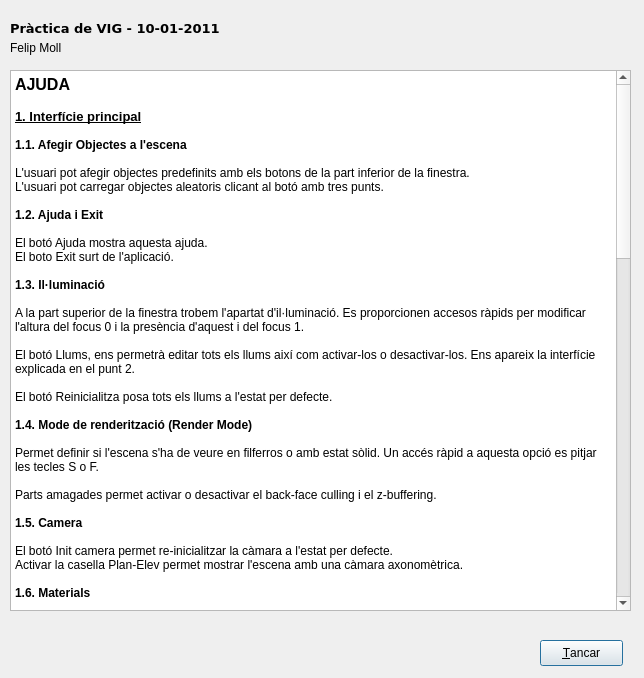
 <widget class="QDialog" name="Ajuda">
  <property name="geometry">
   <rect>
    <x>0</x>
    <y>0</y>
    <width>644</width>
    <height>678</height>
   </rect>
  </property>
  <property name="windowTitle">
   <string>Ajuda</string>
  </property>
  <property name="sizeGripEnabled">
   <bool>false</bool>
  </property>
  <widget class="QPushButton" name="pushButton">
   <property name="geometry">
    <rect>
     <x>540</x>
     <y>640</y>
     <width>83</width>
     <height>26</height>
    </rect>
   </property>
   <property name="text">
    <string>&amp;Tancar</string>
   </property>
  </widget>
  <widget class="QTextEdit" name="textEdit">
   <property name="geometry">
    <rect>
     <x>10</x>
     <y>70</y>
     <width>621</width>
     <height>541</height>
    </rect>
   </property>
   <property name="readOnly">
    <bool>true</bool>
   </property>
   <property name="html">
    <string>&lt;!DOCTYPE HTML PUBLIC &quot;-//W3C//DTD HTML 4.0//EN&quot; &quot;http://www.w3.org/TR/REC-html40/strict.dtd&quot;&gt;
&lt;html&gt;&lt;head&gt;&lt;meta name=&quot;qrichtext&quot; content=&quot;1&quot; /&gt;&lt;style type=&quot;text/css&quot;&gt;
p, li { white-space: pre-wrap; }
&lt;/style&gt;&lt;/head&gt;&lt;body style=&quot; font-family:'Sans Serif'; font-size:9pt; font-weight:400; font-style:normal;&quot;&gt;
&lt;table border=&quot;0&quot; style=&quot;-qt-table-type: root; margin-top:4px; margin-bottom:4px; margin-left:4px; margin-right:4px;&quot;&gt;
&lt;tr&gt;
&lt;td style=&quot;border: none;&quot;&gt;
&lt;p style=&quot; margin-top:0px; margin-bottom:0px; margin-left:0px; margin-right:0px; -qt-block-indent:0; text-indent:0px;&quot;&gt;&lt;span style=&quot; font-size:12pt; font-weight:600;&quot;&gt;AJUDA&lt;/span&gt;&lt;/p&gt;
&lt;p style=&quot;-qt-paragraph-type:empty; margin-top:0px; margin-bottom:0px; margin-left:0px; margin-right:0px; -qt-block-indent:0; text-indent:0px; font-size:10pt;&quot;&gt;&lt;/p&gt;
&lt;p style=&quot; margin-top:0px; margin-bottom:0px; margin-left:0px; margin-right:0px; -qt-block-indent:0; text-indent:0px;&quot;&gt;&lt;span style=&quot; font-size:10pt; font-weight:600; text-decoration: underline;&quot;&gt;1. Interfície principal&lt;/span&gt;&lt;/p&gt;
&lt;p style=&quot;-qt-paragraph-type:empty; margin-top:0px; margin-bottom:0px; margin-left:0px; margin-right:0px; -qt-block-indent:0; text-indent:0px;&quot;&gt;&lt;/p&gt;
&lt;p style=&quot; margin-top:0px; margin-bottom:0px; margin-left:0px; margin-right:0px; -qt-block-indent:0; text-indent:0px;&quot;&gt;&lt;span style=&quot; font-weight:600;&quot;&gt;1.1. Afegir Objectes a l'escena&lt;/span&gt;&lt;/p&gt;
&lt;p style=&quot;-qt-paragraph-type:empty; margin-top:0px; margin-bottom:0px; margin-left:0px; margin-right:0px; -qt-block-indent:0; text-indent:0px;&quot;&gt;&lt;/p&gt;
&lt;p style=&quot; margin-top:0px; margin-bottom:0px; margin-left:0px; margin-right:0px; -qt-block-indent:0; text-indent:0px;&quot;&gt;L'usuari pot afegir objectes predefinits amb els botons de la part inferior de la finestra.&lt;/p&gt;
&lt;p style=&quot; margin-top:0px; margin-bottom:0px; margin-left:0px; margin-right:0px; -qt-block-indent:0; text-indent:0px;&quot;&gt;L'usuari pot carregar objectes aleatoris clicant al botó amb tres punts.&lt;/p&gt;
&lt;p style=&quot;-qt-paragraph-type:empty; margin-top:0px; margin-bottom:0px; margin-left:0px; margin-right:0px; -qt-block-indent:0; text-indent:0px;&quot;&gt;&lt;/p&gt;
&lt;p style=&quot; margin-top:0px; margin-bottom:0px; margin-left:0px; margin-right:0px; -qt-block-indent:0; text-indent:0px;&quot;&gt;&lt;span style=&quot; font-weight:600;&quot;&gt;1.2. Ajuda i Exit&lt;/span&gt;&lt;/p&gt;
&lt;p style=&quot;-qt-paragraph-type:empty; margin-top:0px; margin-bottom:0px; margin-left:0px; margin-right:0px; -qt-block-indent:0; text-indent:0px;&quot;&gt;&lt;/p&gt;
&lt;p style=&quot; margin-top:0px; margin-bottom:0px; margin-left:0px; margin-right:0px; -qt-block-indent:0; text-indent:0px;&quot;&gt;El botó Ajuda mostra aquesta ajuda.&lt;/p&gt;
&lt;p style=&quot; margin-top:0px; margin-bottom:0px; margin-left:0px; margin-right:0px; -qt-block-indent:0; text-indent:0px;&quot;&gt;El boto Exit surt de l'aplicació.&lt;/p&gt;
&lt;p style=&quot;-qt-paragraph-type:empty; margin-top:0px; margin-bottom:0px; margin-left:0px; margin-right:0px; -qt-block-indent:0; text-indent:0px;&quot;&gt;&lt;/p&gt;
&lt;p style=&quot; margin-top:0px; margin-bottom:0px; margin-left:0px; margin-right:0px; -qt-block-indent:0; text-indent:0px;&quot;&gt;&lt;span style=&quot; font-weight:600;&quot;&gt;1.3. Il·luminació&lt;/span&gt;&lt;/p&gt;
&lt;p style=&quot;-qt-paragraph-type:empty; margin-top:0px; margin-bottom:0px; margin-left:0px; margin-right:0px; -qt-block-indent:0; text-indent:0px;&quot;&gt;&lt;/p&gt;
&lt;p style=&quot; margin-top:0px; margin-bottom:0px; margin-left:0px; margin-right:0px; -qt-block-indent:0; text-indent:0px;&quot;&gt;A la part superior de la finestra trobem l'apartat d'il·luminació. Es proporcionen accesos ràpids per modificar l'altura del focus 0 i la presència d'aquest i del focus 1.&lt;/p&gt;
&lt;p style=&quot;-qt-paragraph-type:empty; margin-top:0px; margin-bottom:0px; margin-left:0px; margin-right:0px; -qt-block-indent:0; text-indent:0px;&quot;&gt;&lt;/p&gt;
&lt;p style=&quot; margin-top:0px; margin-bottom:0px; margin-left:0px; margin-right:0px; -qt-block-indent:0; text-indent:0px;&quot;&gt;El botó Llums, ens permetrà editar tots els llums així com activar-los o desactivar-los. Ens apareix la interfície explicada en el punt 2.&lt;/p&gt;
&lt;p style=&quot;-qt-paragraph-type:empty; margin-top:0px; margin-bottom:0px; margin-left:0px; margin-right:0px; -qt-block-indent:0; text-indent:0px;&quot;&gt;&lt;/p&gt;
&lt;p style=&quot; margin-top:0px; margin-bottom:0px; margin-left:0px; margin-right:0px; -qt-block-indent:0; text-indent:0px;&quot;&gt;El botó Reinicialitza posa tots els llums a l'estat per defecte.&lt;/p&gt;
&lt;p style=&quot;-qt-paragraph-type:empty; margin-top:0px; margin-bottom:0px; margin-left:0px; margin-right:0px; -qt-block-indent:0; text-indent:0px;&quot;&gt;&lt;/p&gt;
&lt;p style=&quot; margin-top:0px; margin-bottom:0px; margin-left:0px; margin-right:0px; -qt-block-indent:0; text-indent:0px;&quot;&gt;&lt;span style=&quot; font-weight:600;&quot;&gt;1.4. Mode de renderització (Render Mode)&lt;/span&gt;&lt;/p&gt;
&lt;p style=&quot;-qt-paragraph-type:empty; margin-top:0px; margin-bottom:0px; margin-left:0px; margin-right:0px; -qt-block-indent:0; text-indent:0px;&quot;&gt;&lt;/p&gt;
&lt;p style=&quot; margin-top:0px; margin-bottom:0px; margin-left:0px; margin-right:0px; -qt-block-indent:0; text-indent:0px;&quot;&gt;Permet definir si l'escena s'ha de veure en filferros o amb estat sòlid. Un accés ràpid a aquesta opció es pitjar les tecles S o F.&lt;/p&gt;
&lt;p style=&quot;-qt-paragraph-type:empty; margin-top:0px; margin-bottom:0px; margin-left:0px; margin-right:0px; -qt-block-indent:0; text-indent:0px;&quot;&gt;&lt;/p&gt;
&lt;p style=&quot; margin-top:0px; margin-bottom:0px; margin-left:0px; margin-right:0px; -qt-block-indent:0; text-indent:0px;&quot;&gt;Parts amagades permet activar o desactivar el back-face culling i el z-buffering.&lt;/p&gt;
&lt;p style=&quot;-qt-paragraph-type:empty; margin-top:0px; margin-bottom:0px; margin-left:0px; margin-right:0px; -qt-block-indent:0; text-indent:0px;&quot;&gt;&lt;/p&gt;
&lt;p style=&quot; margin-top:0px; margin-bottom:0px; margin-left:0px; margin-right:0px; -qt-block-indent:0; text-indent:0px;&quot;&gt;&lt;span style=&quot; font-weight:600;&quot;&gt;1.5. Camera&lt;/span&gt;&lt;/p&gt;
&lt;p style=&quot;-qt-paragraph-type:empty; margin-top:0px; margin-bottom:0px; margin-left:0px; margin-right:0px; -qt-block-indent:0; text-indent:0px;&quot;&gt;&lt;/p&gt;
&lt;p style=&quot; margin-top:0px; margin-bottom:0px; margin-left:0px; margin-right:0px; -qt-block-indent:0; text-indent:0px;&quot;&gt;El botó Init camera permet re-inicialitzar la càmara a l'estat per defecte.&lt;/p&gt;
&lt;p style=&quot; margin-top:0px; margin-bottom:0px; margin-left:0px; margin-right:0px; -qt-block-indent:0; text-indent:0px;&quot;&gt;Activar la casella Plan-Elev permet mostrar l'escena amb una càmara axonomètrica.&lt;/p&gt;
&lt;p style=&quot;-qt-paragraph-type:empty; margin-top:0px; margin-bottom:0px; margin-left:0px; margin-right:0px; -qt-block-indent:0; text-indent:0px;&quot;&gt;&lt;/p&gt;
&lt;p style=&quot; margin-top:0px; margin-bottom:0px; margin-left:0px; margin-right:0px; -qt-block-indent:0; text-indent:0px;&quot;&gt;&lt;span style=&quot; font-weight:600;&quot;&gt;1.6. Materials&lt;/span&gt;&lt;/p&gt;
&lt;p style=&quot;-qt-paragraph-type:empty; margin-top:0px; margin-bottom:0px; margin-left:0px; margin-right:0px; -qt-block-indent:0; text-indent:0px;&quot;&gt;&lt;/p&gt;
&lt;p style=&quot; margin-top:0px; margin-bottom:0px; margin-left:0px; margin-right:0px; -qt-block-indent:0; text-indent:0px;&quot;&gt;El botó Modificar permet modificar el material de l'objecte seleccionat.&lt;/p&gt;
&lt;p style=&quot; margin-top:0px; margin-bottom:0px; margin-left:0px; margin-right:0px; -qt-block-indent:0; text-indent:0px;&quot;&gt;El botó Restaura Trans. permet restaurar les transparències de tots els objectes i per tant mostrar-los tots.&lt;/p&gt;
&lt;p style=&quot;-qt-paragraph-type:empty; margin-top:0px; margin-bottom:0px; margin-left:0px; margin-right:0px; -qt-block-indent:0; text-indent:0px;&quot;&gt;&lt;/p&gt;
&lt;p style=&quot; margin-top:0px; margin-bottom:0px; margin-left:0px; margin-right:0px; -qt-block-indent:0; text-indent:0px;&quot;&gt;&lt;span style=&quot; font-weight:600;&quot;&gt;1.7. Objecte&lt;/span&gt;&lt;/p&gt;
&lt;p style=&quot;-qt-paragraph-type:empty; margin-top:0px; margin-bottom:0px; margin-left:0px; margin-right:0px; -qt-block-indent:0; text-indent:0px;&quot;&gt;&lt;/p&gt;
&lt;p style=&quot; margin-top:0px; margin-bottom:0px; margin-left:0px; margin-right:0px; -qt-block-indent:0; text-indent:0px;&quot;&gt;Els spinbox Y i Sc. permeten modificar l'altura i l'escalat uniforme de l'objecte seleccionat.&lt;/p&gt;
&lt;p style=&quot;-qt-paragraph-type:empty; margin-top:0px; margin-bottom:0px; margin-left:0px; margin-right:0px; -qt-block-indent:0; text-indent:0px;&quot;&gt;&lt;/p&gt;
&lt;p style=&quot; margin-top:0px; margin-bottom:0px; margin-left:0px; margin-right:0px; -qt-block-indent:0; text-indent:0px;&quot;&gt;&lt;span style=&quot; font-size:10pt; font-weight:600; text-decoration: underline;&quot;&gt;2. Llums&lt;/span&gt;&lt;/p&gt;
&lt;p style=&quot;-qt-paragraph-type:empty; margin-top:0px; margin-bottom:0px; margin-left:0px; margin-right:0px; -qt-block-indent:0; text-indent:0px;&quot;&gt;&lt;/p&gt;
&lt;p style=&quot; margin-top:0px; margin-bottom:0px; margin-left:0px; margin-right:0px; -qt-block-indent:0; text-indent:0px;&quot;&gt;Activarem aquest apartat clicant al botó &amp;quot;Llums&amp;quot; de la interfície principal. &lt;/p&gt;
&lt;p style=&quot;-qt-paragraph-type:empty; margin-top:0px; margin-bottom:0px; margin-left:0px; margin-right:0px; -qt-block-indent:0; text-indent:0px;&quot;&gt;&lt;/p&gt;
&lt;p style=&quot; margin-top:0px; margin-bottom:0px; margin-left:0px; margin-right:0px; -qt-block-indent:0; text-indent:0px;&quot;&gt;&lt;span style=&quot; font-weight:600;&quot;&gt;2.1. Afegit i eliminat de llums a l'escena&lt;/span&gt;&lt;/p&gt;
&lt;p style=&quot;-qt-paragraph-type:empty; margin-top:0px; margin-bottom:0px; margin-left:0px; margin-right:0px; -qt-block-indent:0; text-indent:0px;&quot;&gt;&lt;/p&gt;
&lt;p style=&quot; margin-top:0px; margin-bottom:0px; margin-left:0px; margin-right:0px; -qt-block-indent:0; text-indent:0px;&quot;&gt;Desplegarem la llista de llums disponibles i sel·leccionarem el que vulguem. Mitjançant la casella Activat sabrem si el llum està activat o no a l'escena.&lt;/p&gt;
&lt;p style=&quot;-qt-paragraph-type:empty; margin-top:0px; margin-bottom:0px; margin-left:0px; margin-right:0px; -qt-block-indent:0; text-indent:0px;&quot;&gt;&lt;/p&gt;
&lt;p style=&quot; margin-top:0px; margin-bottom:0px; margin-left:0px; margin-right:0px; -qt-block-indent:0; text-indent:0px;&quot;&gt;&lt;span style=&quot; font-weight:600;&quot;&gt;2.2. Veure posició del focus 0 i el focus 1&lt;/span&gt;&lt;/p&gt;
&lt;p style=&quot;-qt-paragraph-type:empty; margin-top:0px; margin-bottom:0px; margin-left:0px; margin-right:0px; -qt-block-indent:0; text-indent:0px;&quot;&gt;&lt;/p&gt;
&lt;p style=&quot; margin-top:0px; margin-bottom:0px; margin-left:0px; margin-right:0px; -qt-block-indent:0; text-indent:0px;&quot;&gt;Podrem activar la casella &amp;quot;Veure posicions del focus&amp;quot; i veurem dos cubs, un per cada focus, que estaran situats a la posició corresponent.&lt;/p&gt;
&lt;p style=&quot;-qt-paragraph-type:empty; margin-top:0px; margin-bottom:0px; margin-left:0px; margin-right:0px; -qt-block-indent:0; text-indent:0px;&quot;&gt;&lt;/p&gt;
&lt;p style=&quot; margin-top:0px; margin-bottom:0px; margin-left:0px; margin-right:0px; -qt-block-indent:0; text-indent:0px;&quot;&gt;&lt;span style=&quot; font-weight:600;&quot;&gt;2.3. Color del llum&lt;/span&gt;&lt;/p&gt;
&lt;p style=&quot;-qt-paragraph-type:empty; margin-top:0px; margin-bottom:0px; margin-left:0px; margin-right:0px; -qt-block-indent:0; text-indent:0px;&quot;&gt;&lt;/p&gt;
&lt;p style=&quot; margin-top:0px; margin-bottom:0px; margin-left:0px; margin-right:0px; -qt-block-indent:0; text-indent:0px;&quot;&gt;Clicant als botons de colors Ambient, Difós i Especular i sel·leccionant un color canviarem les propietats d'aquest llum.&lt;/p&gt;
&lt;p style=&quot;-qt-paragraph-type:empty; margin-top:0px; margin-bottom:0px; margin-left:0px; margin-right:0px; -qt-block-indent:0; text-indent:0px;&quot;&gt;&lt;/p&gt;
&lt;p style=&quot; margin-top:0px; margin-bottom:0px; margin-left:0px; margin-right:0px; -qt-block-indent:0; text-indent:0px;&quot;&gt;Una vegada seleccionat el color no es pot tornar enrerra.&lt;/p&gt;
&lt;p style=&quot;-qt-paragraph-type:empty; margin-top:0px; margin-bottom:0px; margin-left:0px; margin-right:0px; -qt-block-indent:0; text-indent:0px;&quot;&gt;&lt;/p&gt;
&lt;p style=&quot; margin-top:0px; margin-bottom:0px; margin-left:0px; margin-right:0px; -qt-block-indent:0; text-indent:0px;&quot;&gt;Veurem l'efecte en temps real.&lt;/p&gt;
&lt;p style=&quot;-qt-paragraph-type:empty; margin-top:0px; margin-bottom:0px; margin-left:0px; margin-right:0px; -qt-block-indent:0; text-indent:0px;&quot;&gt;&lt;/p&gt;
&lt;p style=&quot; margin-top:0px; margin-bottom:0px; margin-left:0px; margin-right:0px; -qt-block-indent:0; text-indent:0px;&quot;&gt;&lt;span style=&quot; font-weight:600;&quot;&gt;2.4. Posició del llum&lt;/span&gt;&lt;/p&gt;
&lt;p style=&quot;-qt-paragraph-type:empty; margin-top:0px; margin-bottom:0px; margin-left:0px; margin-right:0px; -qt-block-indent:0; text-indent:0px; font-weight:600;&quot;&gt;&lt;/p&gt;
&lt;p style=&quot; margin-top:0px; margin-bottom:0px; margin-left:0px; margin-right:0px; -qt-block-indent:0; text-indent:0px;&quot;&gt;Mitjançant les caselles X, Y i Z podrem modificar la posició del focus seleccionat.&lt;/p&gt;
&lt;p style=&quot;-qt-paragraph-type:empty; margin-top:0px; margin-bottom:0px; margin-left:0px; margin-right:0px; -qt-block-indent:0; text-indent:0px;&quot;&gt;&lt;/p&gt;
&lt;p style=&quot; margin-top:0px; margin-bottom:0px; margin-left:0px; margin-right:0px; -qt-block-indent:0; text-indent:0px;&quot;&gt;Una vegada canviada la posició no es pot tornar enrerra.&lt;/p&gt;
&lt;p style=&quot;-qt-paragraph-type:empty; margin-top:0px; margin-bottom:0px; margin-left:0px; margin-right:0px; -qt-block-indent:0; text-indent:0px;&quot;&gt;&lt;/p&gt;
&lt;p style=&quot; margin-top:0px; margin-bottom:0px; margin-left:0px; margin-right:0px; -qt-block-indent:0; text-indent:0px;&quot;&gt;Veurem l'efecte en temps real.&lt;/p&gt;
&lt;p style=&quot;-qt-paragraph-type:empty; margin-top:0px; margin-bottom:0px; margin-left:0px; margin-right:0px; -qt-block-indent:0; text-indent:0px;&quot;&gt;&lt;/p&gt;
&lt;p style=&quot; margin-top:0px; margin-bottom:0px; margin-left:0px; margin-right:0px; -qt-block-indent:0; text-indent:0px;&quot;&gt;&lt;span style=&quot; font-size:10pt; font-weight:600; text-decoration: underline;&quot;&gt;3. Materials&lt;/span&gt;&lt;/p&gt;
&lt;p style=&quot;-qt-paragraph-type:empty; margin-top:0px; margin-bottom:0px; margin-left:0px; margin-right:0px; -qt-block-indent:0; text-indent:0px; font-weight:600; text-decoration: underline;&quot;&gt;&lt;/p&gt;
&lt;p style=&quot; margin-top:0px; margin-bottom:0px; margin-left:0px; margin-right:0px; -qt-block-indent:0; text-indent:0px;&quot;&gt;Seleccionarem un objecte i clicarem al botó Material de la pantalla principal.&lt;/p&gt;
&lt;p style=&quot;-qt-paragraph-type:empty; margin-top:0px; margin-bottom:0px; margin-left:0px; margin-right:0px; -qt-block-indent:0; text-indent:0px;&quot;&gt;&lt;/p&gt;
&lt;p style=&quot; margin-top:0px; margin-bottom:0px; margin-left:0px; margin-right:0px; -qt-block-indent:0; text-indent:0px;&quot;&gt;Veurem l'identificador de l'objecte que esteim modificant.&lt;/p&gt;
&lt;p style=&quot;-qt-paragraph-type:empty; margin-top:0px; margin-bottom:0px; margin-left:0px; margin-right:0px; -qt-block-indent:0; text-indent:0px;&quot;&gt;&lt;/p&gt;
&lt;p style=&quot; margin-top:0px; margin-bottom:0px; margin-left:0px; margin-right:0px; -qt-block-indent:0; text-indent:0px;&quot;&gt;&lt;span style=&quot; font-weight:600;&quot;&gt;3.1. Component Shineness&lt;/span&gt;&lt;/p&gt;
&lt;p style=&quot;-qt-paragraph-type:empty; margin-top:0px; margin-bottom:0px; margin-left:0px; margin-right:0px; -qt-block-indent:0; text-indent:0px; font-weight:600;&quot;&gt;&lt;/p&gt;
&lt;p style=&quot; margin-top:0px; margin-bottom:0px; margin-left:0px; margin-right:0px; -qt-block-indent:0; text-indent:0px;&quot;&gt;Mitjançant la barra desplaçadora podrem donar valor de 0 a 100.&lt;/p&gt;
&lt;p style=&quot;-qt-paragraph-type:empty; margin-top:0px; margin-bottom:0px; margin-left:0px; margin-right:0px; -qt-block-indent:0; text-indent:0px;&quot;&gt;&lt;/p&gt;
&lt;p style=&quot; margin-top:0px; margin-bottom:0px; margin-left:0px; margin-right:0px; -qt-block-indent:0; text-indent:0px;&quot;&gt;&lt;span style=&quot; font-weight:600;&quot;&gt;3.2. KD, KS, KA&lt;/span&gt;&lt;/p&gt;
&lt;p style=&quot;-qt-paragraph-type:empty; margin-top:0px; margin-bottom:0px; margin-left:0px; margin-right:0px; -qt-block-indent:0; text-indent:0px; font-weight:600;&quot;&gt;&lt;/p&gt;
&lt;p style=&quot; margin-top:0px; margin-bottom:0px; margin-left:0px; margin-right:0px; -qt-block-indent:0; text-indent:0px;&quot;&gt;Mitjançant aquestes pestanyes, podrem accedir a canviar les propietats difusa, especular i ambient del material.&lt;/p&gt;
&lt;p style=&quot;-qt-paragraph-type:empty; margin-top:0px; margin-bottom:0px; margin-left:0px; margin-right:0px; -qt-block-indent:0; text-indent:0px;&quot;&gt;&lt;/p&gt;
&lt;p style=&quot; margin-top:0px; margin-bottom:0px; margin-left:0px; margin-right:0px; -qt-block-indent:0; text-indent:0px;&quot;&gt;&lt;span style=&quot; font-weight:600;&quot;&gt;3.3. Transparències&lt;/span&gt;&lt;/p&gt;
&lt;p style=&quot;-qt-paragraph-type:empty; margin-top:0px; margin-bottom:0px; margin-left:0px; margin-right:0px; -qt-block-indent:0; text-indent:0px; font-weight:600;&quot;&gt;&lt;/p&gt;
&lt;p style=&quot; margin-top:0px; margin-bottom:0px; margin-left:0px; margin-right:0px; -qt-block-indent:0; text-indent:0px;&quot;&gt;Podrem modificar la transparència del material canviant la component &amp;quot;a&amp;quot; a les pestanyes de KD, KS i KA.&lt;/p&gt;
&lt;p style=&quot;-qt-paragraph-type:empty; margin-top:0px; margin-bottom:0px; margin-left:0px; margin-right:0px; -qt-block-indent:0; text-indent:0px;&quot;&gt;&lt;/p&gt;
&lt;p style=&quot; margin-top:0px; margin-bottom:0px; margin-left:0px; margin-right:0px; -qt-block-indent:0; text-indent:0px;&quot;&gt;&lt;span style=&quot; font-weight:600;&quot;&gt;3.4. Desfer canvis&lt;/span&gt;&lt;/p&gt;
&lt;p style=&quot;-qt-paragraph-type:empty; margin-top:0px; margin-bottom:0px; margin-left:0px; margin-right:0px; -qt-block-indent:0; text-indent:0px; font-weight:600;&quot;&gt;&lt;/p&gt;
&lt;p style=&quot; margin-top:0px; margin-bottom:0px; margin-left:0px; margin-right:0px; -qt-block-indent:0; text-indent:0px;&quot;&gt;Si cliquem Cancelar es desfaran els canvis.&lt;/p&gt;
&lt;p style=&quot;-qt-paragraph-type:empty; margin-top:0px; margin-bottom:0px; margin-left:0px; margin-right:0px; -qt-block-indent:0; text-indent:0px;&quot;&gt;&lt;/p&gt;
&lt;p style=&quot; margin-top:0px; margin-bottom:0px; margin-left:0px; margin-right:0px; -qt-block-indent:0; text-indent:0px;&quot;&gt;&lt;span style=&quot; font-size:10pt; font-weight:600; text-decoration: underline;&quot;&gt;4. Tecles ràpides&lt;/span&gt;&lt;/p&gt;
&lt;p style=&quot;-qt-paragraph-type:empty; margin-top:0px; margin-bottom:0px; margin-left:0px; margin-right:0px; -qt-block-indent:0; text-indent:0px;&quot;&gt;&lt;/p&gt;
&lt;p style=&quot; margin-top:0px; margin-bottom:0px; margin-left:0px; margin-right:0px; -qt-block-indent:0; text-indent:0px;&quot;&gt;&lt;span style=&quot; font-style:italic;&quot;&gt;Z i z :&lt;/span&gt; Moure l'objecte seleccionat en l'eix de les Z.&lt;/p&gt;
&lt;p style=&quot; margin-top:0px; margin-bottom:0px; margin-left:0px; margin-right:0px; -qt-block-indent:0; text-indent:0px;&quot;&gt;&lt;span style=&quot; font-style:italic;&quot;&gt;X i x :&lt;/span&gt; Moure l'objecte seleccionat en l'eix de les X.&lt;/p&gt;
&lt;p style=&quot; margin-top:0px; margin-bottom:0px; margin-left:0px; margin-right:0px; -qt-block-indent:0; text-indent:0px;&quot;&gt;&lt;span style=&quot; font-style:italic;&quot;&gt;e i d &lt;/span&gt;: Rotar l'objecte a la dreta o a l'esquerra.&lt;/p&gt;
&lt;p style=&quot; margin-top:0px; margin-bottom:0px; margin-left:0px; margin-right:0px; -qt-block-indent:0; text-indent:0px;&quot;&gt;&lt;span style=&quot; font-style:italic;&quot;&gt;shift + ratolí esquerre + moviment envant o enrerra :&lt;/span&gt; Fa zoom i treu zoom.&lt;/p&gt;
&lt;p style=&quot; margin-top:0px; margin-bottom:0px; margin-left:0px; margin-right:0px; -qt-block-indent:0; text-indent:0px;&quot;&gt;&lt;span style=&quot; font-style:italic;&quot;&gt;roda del ratolí &lt;/span&gt;: Fa zoom i treu zoom.&lt;/p&gt;
&lt;p style=&quot; margin-top:0px; margin-bottom:0px; margin-left:0px; margin-right:0px; -qt-block-indent:0; text-indent:0px;&quot;&gt;&lt;span style=&quot; font-style:italic;&quot;&gt;supr :&lt;/span&gt; Elimina un objecte seleccionat.&lt;/p&gt;
&lt;p style=&quot; margin-top:0px; margin-bottom:0px; margin-left:0px; margin-right:0px; -qt-block-indent:0; text-indent:0px;&quot;&gt;&lt;span style=&quot; font-style:italic;&quot;&gt;ctrl+click esquerre + moviment :&lt;/span&gt; PAN&lt;/p&gt;
&lt;p style=&quot; margin-top:0px; margin-bottom:0px; margin-left:0px; margin-right:0px; -qt-block-indent:0; text-indent:0px;&quot;&gt;&lt;span style=&quot; font-style:italic;&quot;&gt;ctrl+alt+shift+click esquerre+moviment : &lt;/span&gt;Moure l'objecte amb el ratolí.&lt;/p&gt;
&lt;p style=&quot; margin-top:0px; margin-bottom:0px; margin-left:0px; margin-right:0px; -qt-block-indent:0; text-indent:0px;&quot;&gt;&lt;span style=&quot; font-style:italic;&quot;&gt;Click dret ratolí :&lt;/span&gt; Posicionar l'objecte sel·leccionat, si és possible.&lt;/p&gt;
&lt;p style=&quot; margin-top:0px; margin-bottom:0px; margin-left:0px; margin-right:0px; -qt-block-indent:0; text-indent:0px;&quot;&gt;&lt;span style=&quot; font-style:italic;&quot;&gt;Click central ratolí:&lt;/span&gt; Sobre un objecte, posiciona l'anterior i selecciona el clicat.&lt;/p&gt;
&lt;p style=&quot;-qt-paragraph-type:empty; margin-top:0px; margin-bottom:0px; margin-left:0px; margin-right:0px; -qt-block-indent:0; text-indent:0px;&quot;&gt;&lt;/p&gt;
&lt;p style=&quot; margin-top:0px; margin-bottom:0px; margin-left:0px; margin-right:0px; -qt-block-indent:0; text-indent:0px;&quot;&gt;&lt;span style=&quot; font-size:10pt; font-weight:600; text-decoration: underline;&quot;&gt;5. Feina a fer&lt;/span&gt;&lt;/p&gt;
&lt;p style=&quot;-qt-paragraph-type:empty; margin-top:0px; margin-bottom:0px; margin-left:0px; margin-right:0px; -qt-block-indent:0; text-indent:0px; text-decoration: underline;&quot;&gt;&lt;/p&gt;
&lt;p style=&quot; margin-top:0px; margin-bottom:0px; margin-left:0px; margin-right:0px; -qt-block-indent:0; text-indent:0px;&quot;&gt;Queden pendents millorar algunes funcions:&lt;/p&gt;
&lt;p style=&quot;-qt-paragraph-type:empty; margin-top:0px; margin-bottom:0px; margin-left:0px; margin-right:0px; -qt-block-indent:0; text-indent:0px;&quot;&gt;&lt;/p&gt;
&lt;p style=&quot; margin-top:0px; margin-bottom:0px; margin-left:0px; margin-right:0px; -qt-block-indent:0; text-indent:0px;&quot;&gt;&lt;span style=&quot; font-weight:600;&quot;&gt;1. Selecció i aplicació de propietats múltiple:&lt;/span&gt; No implementada.&lt;/p&gt;
&lt;p style=&quot; margin-top:0px; margin-bottom:0px; margin-left:0px; margin-right:0px; -qt-block-indent:0; text-indent:0px;&quot;&gt;&lt;span style=&quot; font-weight:600;&quot;&gt;2. Afegir objectes un damunt l'altre:&lt;/span&gt; Actualment es poden afegir un damunt l'altre però sense detecció del terra, és a dir, poden volar. A més al seleccionar un objecte, per un problema amb l'algorisme de detecció d'altura, l'objecte puja 0.001 unitats.&lt;/p&gt;
&lt;p style=&quot; margin-top:0px; margin-bottom:0px; margin-left:0px; margin-right:0px; -qt-block-indent:0; text-indent:0px;&quot;&gt;&lt;span style=&quot; font-weight:600;&quot;&gt;3. Escalat:&lt;/span&gt; Per ara només hi ha un escalat uniforme, però seria molt fàcil d'implementar canviant la variable &amp;quot;escalat&amp;quot; de cada objecte per un vector de 3 components.&lt;/p&gt;
&lt;p style=&quot;-qt-paragraph-type:empty; margin-top:0px; margin-bottom:0px; margin-left:0px; margin-right:0px; -qt-block-indent:0; text-indent:0px;&quot;&gt;&lt;/p&gt;
&lt;p style=&quot; margin-top:0px; margin-bottom:0px; margin-left:0px; margin-right:0px; -qt-block-indent:0; text-indent:0px;&quot;&gt;&lt;span style=&quot; font-size:10pt; font-weight:600; text-decoration: underline;&quot;&gt;6. Funcionalitats extra:&lt;/span&gt;&lt;/p&gt;
&lt;p style=&quot;-qt-paragraph-type:empty; margin-top:0px; margin-bottom:0px; margin-left:0px; margin-right:0px; -qt-block-indent:0; text-indent:0px;&quot;&gt;&lt;/p&gt;
&lt;p style=&quot; margin-top:0px; margin-bottom:0px; margin-left:0px; margin-right:0px; -qt-block-indent:0; text-indent:0px;&quot;&gt;&lt;span style=&quot; font-weight:600;&quot;&gt;1. Selecció i activació de fins a 5 llums diferents.&lt;/span&gt;&lt;/p&gt;
&lt;p style=&quot;-qt-paragraph-type:empty; margin-top:0px; margin-bottom:0px; margin-left:0px; margin-right:0px; -qt-block-indent:0; text-indent:0px; font-weight:600;&quot;&gt;&lt;/p&gt;
&lt;p style=&quot; margin-top:0px; margin-bottom:0px; margin-left:0px; margin-right:0px; -qt-block-indent:0; text-indent:0px;&quot;&gt;&lt;span style=&quot; font-weight:600;&quot;&gt;2. Transparències.&lt;/span&gt;&lt;/p&gt;
&lt;p style=&quot;-qt-paragraph-type:empty; margin-top:0px; margin-bottom:0px; margin-left:0px; margin-right:0px; -qt-block-indent:0; text-indent:0px;&quot;&gt;&lt;/p&gt;
&lt;p style=&quot; margin-top:0px; margin-bottom:0px; margin-left:0px; margin-right:0px; -qt-block-indent:0; text-indent:0px;&quot;&gt;&lt;span style=&quot; font-size:10pt; font-weight:600; text-decoration: underline;&quot;&gt;7. Credits&lt;/span&gt;&lt;/p&gt;
&lt;p style=&quot;-qt-paragraph-type:empty; margin-top:0px; margin-bottom:0px; margin-left:0px; margin-right:0px; -qt-block-indent:0; text-indent:0px;&quot;&gt;&lt;/p&gt;
&lt;p style=&quot; margin-top:0px; margin-bottom:0px; margin-left:0px; margin-right:0px; -qt-block-indent:0; text-indent:0px;&quot;&gt;Felip Moll Marquès&lt;/p&gt;
&lt;p style=&quot; margin-top:0px; margin-bottom:0px; margin-left:0px; margin-right:0px; -qt-block-indent:0; text-indent:0px;&quot;&gt;Visualització i Interacció Gràfica - Q1&lt;/p&gt;
&lt;p style=&quot; margin-top:0px; margin-bottom:0px; margin-left:0px; margin-right:0px; -qt-block-indent:0; text-indent:0px;&quot;&gt;10-01-2011&lt;/p&gt;&lt;/td&gt;&lt;/tr&gt;&lt;/table&gt;&lt;/body&gt;&lt;/html&gt;</string>
   </property>
  </widget>
  <widget class="QLabel" name="label">
   <property name="geometry">
    <rect>
     <x>10</x>
     <y>20</y>
     <width>231</width>
     <height>16</height>
    </rect>
   </property>
   <property name="font">
    <font>
     <family>DejaVu Sans</family>
     <pointsize>10</pointsize>
     <weight>75</weight>
     <bold>true</bold>
    </font>
   </property>
   <property name="text">
    <string>Pràctica de VIG - 10-01-2011</string>
   </property>
  </widget>
  <widget class="QLabel" name="label_2">
   <property name="geometry">
    <rect>
     <x>10</x>
     <y>40</y>
     <width>71</width>
     <height>16</height>
    </rect>
   </property>
   <property name="text">
    <string>Felip Moll</string>
   </property>
  </widget>
 </widget>
